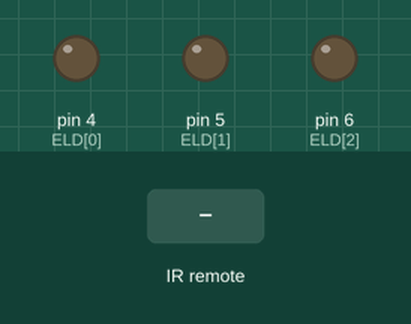
This sketch was run on a simulated Arduino Uno, built with avr-gcc and run on an emulated ATmega328P. On the bench: output pins drawn as LEDs (lit = HIGH). The inputs (shaded band) are chosen by the test bench.

Above: at 1.2 s.
1.3 s: infrared code 0x1FE50AF received
At 2.0 s:
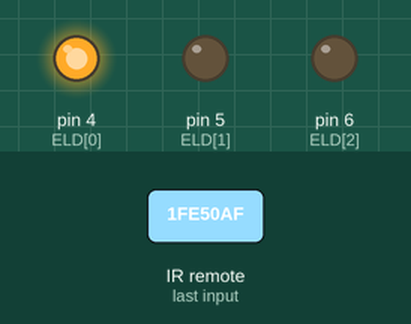
2.8 s: infrared code 0x1FED827 received
At 3.1 s:
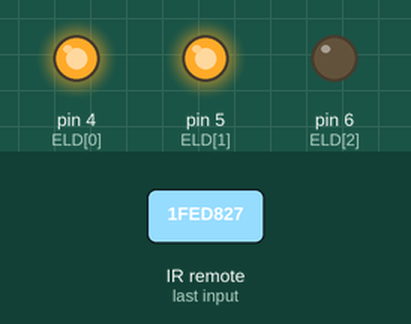
4.3 s: infrared code 0x1FEF807 received
At 5.5 s:
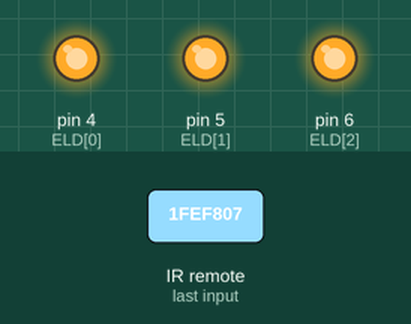
5.8 s: infrared code 0x1FE50AF received
At 6.6 s:
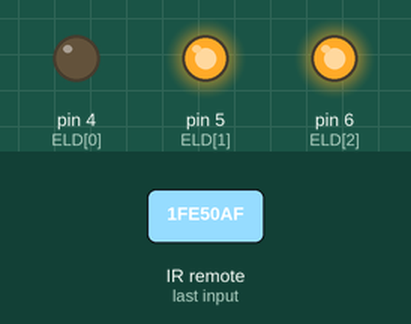
7.3 s: infrared code 0x1FED827 received
At 7.8 s:
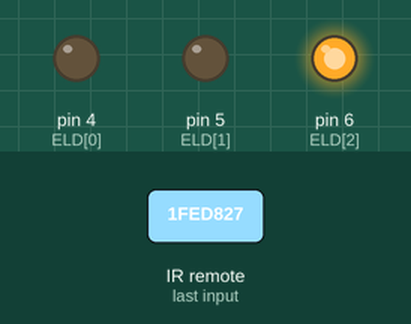
Timing chart, 0 to 9.8 s (numbered marks = the images above; inputs shaded):
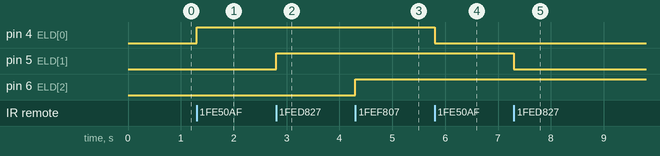

The sketch:

Simple_4_LED_on_off_From_IR_Remote_Using_Arduino.ino
```cpp
/*
 * Simple 4 ELD On/Off From IR Remote - Arduino
 * PHP Tutorial - https://youtu.be/8zw6BxW2LnU
 * GitHub - https://github.com/Nexample-G/Simple-4-ELD-On-Off-From-IR-Remote-Arduino
 * Dev: Nexample info.nexample@gmail.com
 */
#include <IRremote.h>
  IRrecv irrecv(A3);
  decode_results IR;
int ELD[]= {4, 5, 6, 7};
int NOD[]= {0, 0, 0, 0};
void setup(){
  Serial.begin(9600);
  irrecv.enableIRIn();
  for (int otp = 0; otp < 3; otp++) {
  pinMode(ELD[otp], OUTPUT);
  }
}
void loop() {
  if (irrecv.decode(&IR)) {
switch(IR.value){
  case 0x1FE50AF:  ELDS(0);break;
  case 0x1FED827:  ELDS(1);break;
  case 0x1FEF807:  ELDS(2);break;
  case 0x1FE30CF:  ELDS(3);break;
default : break;}
     irrecv.resume();
  }
}
void ELDS(int nod){
  if(NOD[nod]){
    digitalWrite(ELD[nod], LOW);
    NOD[nod]=0;
    }else{
    digitalWrite(ELD[nod], HIGH);
    NOD[nod]=1;
      }
}
```

Measured:
- after the input at 1.3 s, pin 4 (ELD[0]): LOW → HIGH at once
- after the input at 2.8 s, pin 5 (ELD[1]): LOW → HIGH at once
- after the input at 4.3 s, pin 6 (ELD[2]): LOW → HIGH at once
- after the input at 5.8 s, pin 4 (ELD[0]): HIGH → LOW at once
- after the input at 7.3 s, pin 5 (ELD[1]): HIGH → LOW at once
